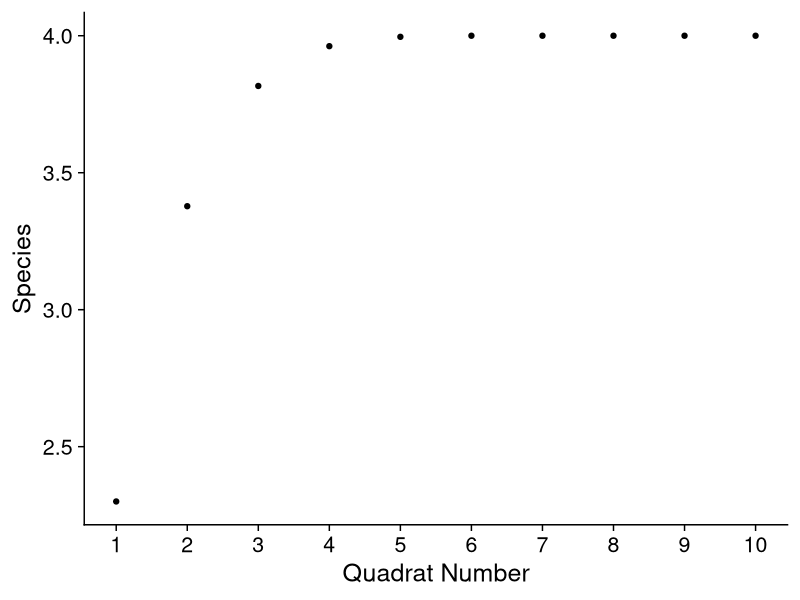
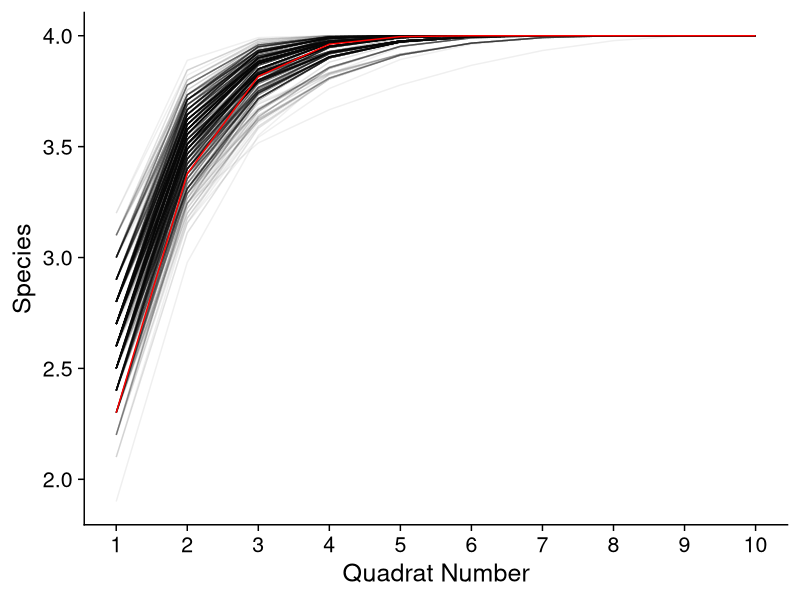
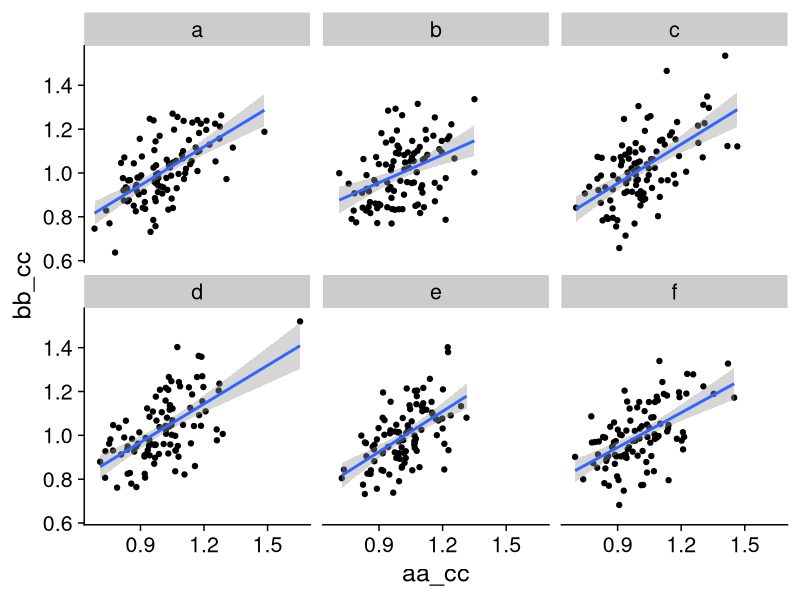

The R source for these figures, in order:
## ---- chunk 1
#| label: setup
#| echo: false
#| warning: false
#| message: false

library(tidyverse)
library(cowplot)
library(readxl)
library(viridis)

ggplot2::theme_set(theme_cowplot(font_size = 18))
set.seed(579000)
## ---- chunk 2
#| fig-height: 4
#| fig-width: 6

sm <- function(quads, nsps, pres){
  ms <- 1:quads
  out <- rep(NA, length(ms))
  for(mm in ms){
    ss <- 0
    for(ii in 1:length(nsps)){
      ss <- ss+ (1- choose((quads - pres[ii]), mm) / choose(quads, mm))
    }
    out[mm] <- ss
  }
  return(out)
}

quads <- 10
pres <- c(5, 6, 6, 6)
nsps <- c(7, 17, 12, 8)

out <- sm(quads, nsps, pres)

oo <- tibble("quadrat" = 1:10,
             "Sp" = out)

oo |>
  ggplot(aes(quadrat, Sp)) +
  geom_point() +
  scale_x_continuous(breaks = 1:10) +
  labs(x = "Quadrat Number", y = "Species")

## ---- chunk 3
birds <- tibble("quadrat" = c(rep(1, 2),
                              rep(2, 2),
                              rep(3, 1),
                              rep(4, 4),
                              rep(5, 4),
                              rep(6, 1),
                              rep(7, 9),
                              rep(8, 5),
                              rep(9, 5),
                              rep(10, 11)),
                "Species" = c("la", "pu",
                              rep("la", 2),
                              "pu",
                              "mu", "ca", "ca", "pu",
                              "mu", rep("ca", 3),
                              "ca",
                              rep("ca", 5), "la", rep("pu", 3),
                              "mu", rep("la", 3), "pu",
                              "mu", "ca", "la", "la", "pu",
                              rep("mu", 3), rep("ca", 5), rep("la", 3)))

nsps <- birds |> group_by(Species) |>
  tally()

pres <- birds |> group_by(Species) |>
  summarise("pres" = length(unique(quadrat)))

## ---- chunk 4
#| echo: true

niter <- 1000

birds.s <- birds
out.s <- matrix(data = NA, nrow = niter, ncol = quads)

for(ii in 1:niter){
  
  birds.s$quadrat <- sample(1:quads, size = nrow(birds), replace = TRUE)
  nsps <- birds.s |> 
    count(Species)
  pres <- birds.s |> 
    group_by(Species) |>
    summarise("pres" = length(unique(quadrat)))
  out.s[ii,] <- sm(quads, nsps$n, pres$pres)
  
}
## ---- chunk 5
out.s <- t(out.s)
out.s <- as.data.frame(out.s)
out.s$quadrat <- 1:10
out.tib <- pivot_longer(out.s, -quadrat,
                        names_to = "Iter",
                        values_to = "Sp")

  ggplot() +
  geom_line(data = out.tib, aes(quadrat, Sp, group = Iter), alpha = 1/16) +
  geom_line(data = oo, aes(quadrat, Sp), color = "red") +
  scale_x_continuous(breaks = 1:10) +
  labs(x = "Quadrat Number", y = "Species")
  
## ---- chunk 6
#| echo: true
#| output-location: slide
#| fig.width: 7

set.seed(12439)

rr <- tibble(pid = rep(letters[1:6],100),
             cc = rnorm(100*6,10),
             aa = rnorm(100*6,10),
             bb = rnorm(100*6,10))
rr <- rr |>
  mutate(aa_cc = aa/cc, bb_cc = bb/cc)

rr |> ggplot(aes(aa_cc, bb_cc)) +
  geom_point() + 
  geom_smooth(method = lm) +
  facet_wrap(. ~ pid, ncol = 3)

